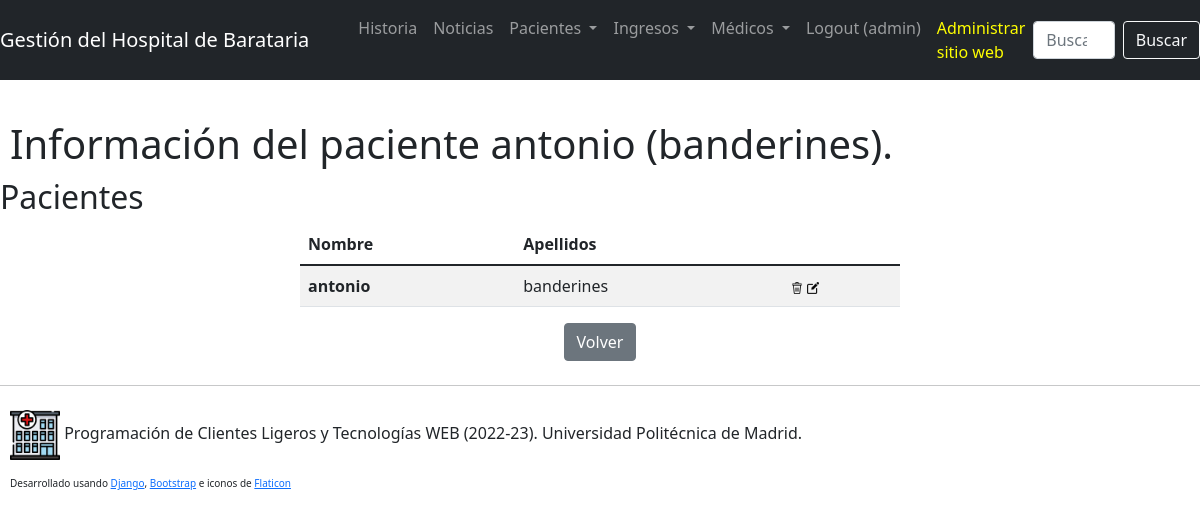
Page /hospital/pacientes/mostrar/M726387632/ (signed in) on the committed database.
### gestHospital/models.py (models this page shows)
class Paciente( models.Model ):
    nombre = models.CharField( max_length=50, null=False)
    apellidos = models.CharField( max_length=50, null=False)
    numID = models.CharField( max_length=20, primary_key=True, null=False, unique=True)
    sexo = models.CharField( choices=SEXO_OPCIONES, max_length=10, null=False)

class Ingreso(models.Model):
    id = models.CharField(primary_key=True, max_length=20, null=False, unique=True)
    paciente = models.ForeignKey(Paciente, on_delete=models.CASCADE, default=None)
    edad = models.IntegerField(null=False)
    fechaIngreso = models.DateField(null=False)
    fechaAlta = models.DateField(null=True, blank=True)
    descripcion = models.CharField( max_length=2000, blank=True, null=True)

### gestHospital/views.py (the view)
# urls.py: path('pacientes/mostrar/<str:numID>/', views.mostrarPaciente, name='gestHospital-v-paciente'),
@login_required(login_url=reverse_lazy('gestHospital-login'), redirect_field_name=NEXT_FIELD_LABEL)
@permission_required( ['gestHospital.view_paciente', 'auth.add_user'], raise_exception=True)
def mostrarPaciente(request : HttpRequest, numID: str) -> HttpResponse:
    res = GestorPacientes.buscarPaciente(numID)
    if ( res is None):
        error = "No existe el paciente con identificador " + numID
        op = "Buscar paciente"
        return render(request, RESULTADO, {'errorMsg': error, "texto_op" : op })
        pass
    else:
        return render(request, MOSTRAR_PACIENTE, {'paciente': res })
        pass
    pass

### gestHospital/Hosp.py (called while the page is built)
    def buscarPaciente( numID=None ):
        if ( numID is None ):
            pacientes = list( Paciente.objects.all())
            return pacientes
            pass
        else:
            try:
                paciente = Paciente.objects.get(numID = numID)
                return paciente
                pass
            except ObjectDoesNotExist:
                return None
                pass
            pass
        pass

### gestHospital/templates/gestHospital/mostrarPaciente.html
{% extends gestHospital_base_html %}
{% load static %}
{% block contenido %}
{% if paciente %}
<h1> Información del paciente {{paciente.nombre}} ({{paciente.apellidos}}).</h1>
<h2>Pacientes</h2>
{%if paciente.ingreso_set.all|length > 0 %}
{% include gestHospital_tabla_ingreso with ingresos=paciente.ingreso_set.all %}
{% else %}
<div class="alert alert-warning" role="alert">
    No hay ingresos para este paciente.
</div>
{% endif %}
{% else %}
<div class="alert alert-warning" role="alert">
    No se ha encontrado el paciente solicitado.
</div>
{% endif%}
{% include gestHospital_volver %}
{% endblock %}

### gestHospital/templates/gestHospital/base.html (shortened to what this page needs)
<!DOCTYPE html>
<html lang="es">
<head>
  {% load static %}
  <link href="https://cdn.jsdelivr.net/npm/bootstrap@5.1.3/dist/css/bootstrap.min.css" rel="stylesheet"
>
  <link rel="stylesheet" href="{% static gestHospital_css %}">
</head>
<body>
  <nav class="navbar navbar-expand-lg navbar-dark bg-dark">
    <a class="navbar-brand" href="{% url 'gestHospital-bienvenida' %}">Gestión del Hospital de Barataria</a>
    <div class="collapse navbar-collapse" id="navbar-menu">
      <ul class="navbar-nav mr-auto">
        <li class="nav-item">
          <a class="nav-link" href="{% url 'gestHospital-historia' %}">Historia</a>
        </li>
        <li class="nav-item">
          <a class="nav-link" href="{% url 'gestHospital-noticias' %}">Noticias</a>
        </li>
        {% if user.is_authenticated %}
        <li class="nav-item dropdown">
          <a class="nav-link dropdown-toggle" href="#" id="navbarDropdown" role="button" data-bs-toggle="dropdown" aria-haspopup="true" aria-expanded="false">
            Pacientes
          </a>
        </li>
        <li class="nav-item dropdown">
          <a class="nav-link dropdown-toggle" href="#" id="navbarDropdown" role="button" data-bs-toggle="dropdown" aria-haspopup="true" aria-expanded="false">
            Ingresos
          </a>
        </li>
        <li class="nav-item dropdown">
          <a class="nav-link dropdown-toggle" href="#" id="navbarDropdown" role="button" data-bs-toggle="dropdown" aria-haspopup="true" aria-expanded="false">
            Médicos
          </a>
        </li>
        <li class="nav-item">
          <a class="nav-link" href="{% url 'gestHospital-logout' %}">Logout&nbsp;({{user.username}})</a>
        </li>
        {% else %}
        <li class="nav-item">
          <a class="nav-link" href="{% url 'gestHospital-login' %}">Login</a>
        </li>
        {% endif %}
        <li class="nav-item">
          <a class="nav-link" href="{% url 'admin:index' %}" target="_blank" style="color:yellow">Administrar sitio
            web</a>
        </li>
      </ul>
    </div>
    {% if user.is_authenticated %}
    <form class="d-flex" role="search" action="{% url 'gestHospital-s-f-paciente' %}" method="POST">
      <input class="form-control me-2" type="search" placeholder="Buscar paciente" aria-label="Buscar" max_length=50 required
        id="id_texto" name="texto">
      <button class="btn btn-outline-light" type="submit">Buscar</button>
    </form>
    {% endif %}
  </nav>
  <div class="jumbotron">
    <div id='content'>
      {% block contenido %}{% endblock %}
    </div>
    <div id='foot'>
      <hr class="my-4">
      <p class="foot">
        <img src="{% static gestHospital_imagen_hospital %}" class="img-tumbnail" width="50" height="50"
          alt="Icono de un hospital">
        Programación de Clientes Ligeros y Tecnologías WEB (2022-23). Universidad Politécnica de Madrid.
      </p>
      <p class="foot" style="font-size: x-small;"> Desarrollado usando <a
          href="https://www.djangoproject.com/">Django</a>, <a href="https://getbootstrap.com/">Bootstrap</a> e iconos
        de <a href="https://www.flaticon.com/" title="icons">Flaticon</a></p>
    </div>
  </div>
</body>
</html>

### gestHospital/templates/gestHospital/tablaIngresos.html (shortened to what this page needs)
{% load static %}
<div class="d-flex justify-content-center">
    <table class="table table-striped w-50">
        <thead>
            <tr>
                <th scope="col">Nombre</th>
                <th scope="col">Apellidos</th>
            </tr>
        </thead>
        <tbody>
            {% for ingreso in ingresos %}
            <tr>
                <th scope="row">{{ingreso.paciente.nombre}}</th>
                <td>
                    {{ingreso.paciente.apellidos}}
                </td>
                <td>
                     <a href="#ingreso-{{ingreso.id}}" data-bs-toggle="modal" data-bs-target="#ingreso-{{ingreso.id}}"><img
                            src="{% static gestHospital_icono_borrar%}" width="12"
                            title="Eliminar {{ingreso.paciente.nombre}}"></a>
                    <a href="{% url 'gestHospital-m-f-ingreso' ingreso.id %}"><img
                                src=" {% static gestHospital_icono_editar%}" width="12"
                            title="Editar {{ingreso.paciente.nombre }}"></a>
            </tr>
            {% endfor %}
        </tbody>
    </table>
</div>

### gestHospital/templates/gestHospital/volver.html
<div class="container" style="text-align: center;">
    {% if url_volver %}
        <a class="btn btn-secondary" href="{{url_volver}}" role="button">Volver</a>
    {% else %}
        <a class="btn btn-secondary" href="{% url 'gestHospital-bienvenida' %}" role="button">Volver</a>
    {% endif %}
    </div>

### gestHospital/static/gestHospital/gestHospital.css (style rules this page uses)
h1 { margin-left: 10px; margin-top: 40px; margin-bottom: 10px; margin-right: 20px; }
p { margin-left: 20px; margin-right: 20px; }
ul { margin-left: 25px; }
p.foot { margin-left: 10px; }

### rows in the picture
Paciente: nombre "antonio", apellidos "banderines"
Ingreso: paciente.nombre "antonio", paciente.apellidos "banderines"

### other values in the picture
{{ user.username }} "admin"
